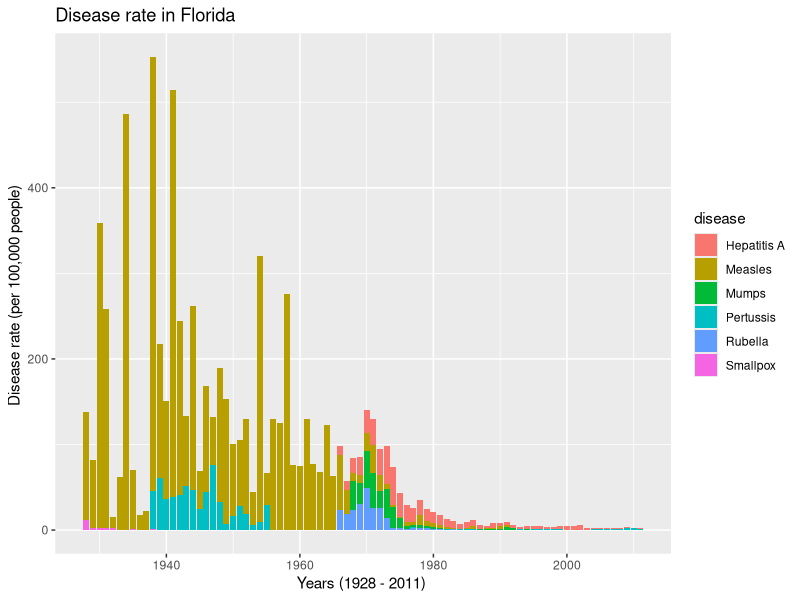
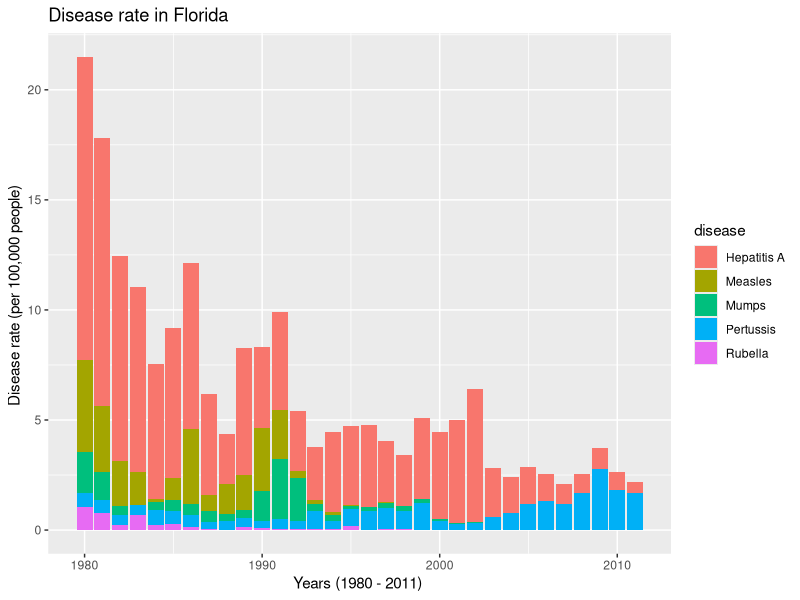

These charts were generated, in order, by the following R code: (Note: this script raises an error after producing the figures.)
## ---- chunk 1
knitr::opts_chunk$set(echo = TRUE)
library("dslabs")
library("dplyr")
library("ggplot2")
attach(us_contagious_diseases)
attach(murders)
## ---- chunk 2

us_disease <- us_contagious_diseases
florida_disease <- us_disease %>% filter(state== "Florida", disease != "Polio")

#calculate the disease rate per 100,000 general population
florida_disease <- mutate(florida_disease, disease_rate = (count/population)*100000)

## ---- chunk 3

ggplot(florida_disease, aes(x=year, y=disease_rate, fill=disease)) + geom_bar(stat='identity') + xlab(label="Years (1928 - 2011) ") + ylab(label="Disease rate (per 100,000 people) ") + ggtitle(label="Disease rate in Florida")

## ---- chunk 4

after_1979 <- florida_disease %>% filter(year >1979)
ggplot(after_1979, aes(x=year, y=disease_rate, fill=disease)) + geom_bar(stat='identity') + xlab(label="Years (1980 - 2011) ") + ylab(label="Disease rate (per 100,000 people) ") + ggtitle(label="Disease rate in Florida")

## ---- chunk 5
#combine the data , sum disease rate by year to get overall disease rate

plot_data <- aggregate(florida_disease$count, by = list(Year= florida_disease$year), FUN=sum)
colnames(plot_data) <- c("year","count")

#get average population for each year and join it with the plot_data

population_info <- aggregate(florida_disease$population, by = list(year= florida_disease$year), FUN=mean)

plot_data <- inner_join(plot_data, population_info, by= "year")
colnames(plot_data) <- c("year","count","population")

#get the rate for the sum of disease counts per year

plot_data$disease_rate <- with(plot_data, (count/population)*100000)

plot_data <- plot_data %>% filter(year > 1975)
colnames(plot_data) <- c("Year", "count", "population", "disease_rate")

plot_data <- inner_join(plot_data, unemploymentrate_florida, by= "Year")
colnames(plot_data) <- c("Year", "count", "population", "disease_rate","unemployment_rate")


j <- ggplot(plot_data, aes(x=Year)) + geom_line(aes(y=disease_rate), colour="blue") +
  geom_line(aes(y=unemployment_rate), colour="green") + xlab(label="Years (1976 - 2011) ") + ylab(label="Disease rate & Unemployment rate ") + ggtitle(label="Disease rate in Florida compared to Unemployment rate in Florida")

j


## ---- chunk 6
ggplot(plot_data, aes(x=disease_rate,y=unemployment_rate)) + geom_point() + xlab(label="Disease Rate") + ylab(label="Unemployment Rate") + ggtitle(label="Unemployment and Disease Rate in Florida Years (1976 - 2011)")
## ---- chunk 7

us_disease <- us_disease %>% filter(disease != "Polio")
us_disease <- mutate(us_disease, disease_rate = (count/population)*100000)
us_disease
